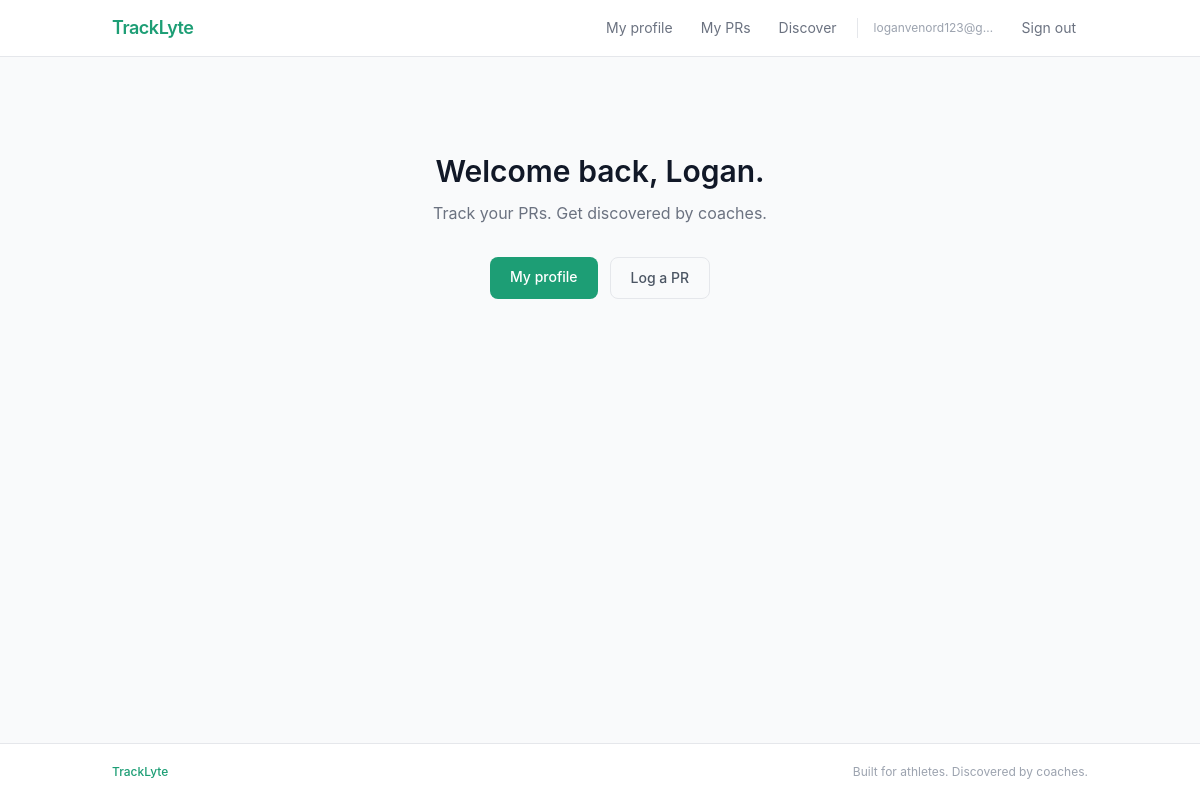
Screenshot of / (signed in) with the database file from the repository.
### app/models.py (models this page shows, shortened)
class User(UserMixin, db.Model):
    id = db.Column(db.Integer, primary_key=True)
    email = db.Column(db.String(120), unique=True, nullable=False)
    password_hash = db.Column(db.String(256), nullable=False)
    role = db.Column(db.String(20), nullable=False)  # 'athlete' or 'coach'
    created_at = db.Column(db.DateTime, default=datetime.utcnow)
    athlete_profile = db.relationship('AthleteProfile', backref='user', uselist=False)
    coach_profile = db.relationship('CoachProfile', backref='user', uselist=False)

class AthleteProfile(db.Model):
    id = db.Column(db.Integer, primary_key=True)
    user_id = db.Column(db.Integer, db.ForeignKey('user.id'), nullable=False)
    first_name = db.Column(db.String(50), nullable=False)
    last_name = db.Column(db.String(50), nullable=False)
    school = db.Column(db.String(100))
    grad_year = db.Column(db.Integer)
    state = db.Column(db.String(50))
    events = db.Column(db.String(200))  # e.g. "100m,200m,400m"
    bio = db.Column(db.Text)
    personal_bests = db.relationship('PersonalBest', backref='athlete', lazy='dynamic')

### app/routes.py (the view)
@main.route('/')
def index():
    return render_template('index.html')

### app/models.py (called while the page is built)
@login_manager.user_loader
def load_user(user_id):
    return User.query.get(int(user_id))

### app/templates/index.html (shortened to what this page needs)
{% extends "base.html" %}
{% block content %}
{% if current_user.is_authenticated %}
    <div class="text-center py-16">
        <h1 class="text-3xl font-semibold text-gray-900 mb-3">
            Welcome back{% if current_user.role == 'athlete' and current_user.athlete_profile %}, {{ current_user.athlete_profile.first_name }}{% elif current_user.role == 'coach' and current_user.coach_profile %}, {{ current_user.coach_profile.first_name }}{% endif %}.
        </h1>
        <p class="text-gray-500 mb-8">
            {% if current_user.role == 'athlete' %}Track your PRs. Get discovered by coaches.
            {% else %}Find your next recruit.{% endif %}
        </p>
        <div class="flex justify-center gap-3">
            {% if current_user.role == 'athlete' %}
                <a href="/profile" class="bg-brand-400 text-white px-5 py-2.5 rounded-lg text-sm font-medium hover:bg-brand-600 transition-colors">
                    My profile
                </a>
                <a href="/prs/add" class="border border-gray-200 text-gray-600 px-5 py-2.5 rounded-lg text-sm font-medium hover:bg-gray-50 transition-colors">
                    Log a PR
                </a>
            {% endif %}
        </div>
    </div>
{% endif %}
{% endblock %}

### app/templates/base.html (shortened to what this page needs)
<!DOCTYPE html>
<html lang="en">
<head>
    <script src="https://cdn.tailwindcss.com"></script>
</head>
<body class="bg-gray-50 min-h-screen flex flex-col text-gray-900">
    <nav class="bg-white border-b border-gray-200 sticky top-0 z-10">
        <div class="max-w-5xl mx-auto px-6 py-0 flex items-center justify-between h-14">
            <a href="/" class="text-lg font-semibold text-brand-400 tracking-tight">TrackLyte</a>
            <div class="flex items-center gap-1 text-sm">
                {% if current_user.is_authenticated %}
                    {% if current_user.role == 'athlete' %}
                        <a href="/profile"
                            class="px-3 py-2 rounded-lg text-gray-500 hover:text-gray-900 hover:bg-gray-100 transition-colors
                            {% if request.path == '/profile' %}bg-gray-100 text-gray-900 font-medium{% endif %}">
                            My profile
                        </a>
                        <a href="/prs"
                            class="px-3 py-2 rounded-lg text-gray-500 hover:text-gray-900 hover:bg-gray-100 transition-colors
                            {% if request.path.startswith('/prs') %}bg-gray-100 text-gray-900 font-medium{% endif %}">
                            My PRs
                        </a>
                    {% elif current_user.role == 'coach' %}
                        <a href="/coach/profile"
                            class="px-3 py-2 rounded-lg text-gray-500 hover:text-gray-900 hover:bg-gray-100 transition-colors
                            {% if request.path.startswith('/coach') %}bg-gray-100 text-gray-900 font-medium{% endif %}">
                            My profile
                        </a>
                    {% endif %}
                    <a href="/discover"
                        class="px-3 py-2 rounded-lg text-gray-500 hover:text-gray-900 hover:bg-gray-100 transition-colors
                        {% if request.path.startswith('/discover') or request.path.startswith('/athlete') %}bg-gray-100 text-gray-900 font-medium{% endif %}">
                        Discover
                    </a>
                    <span class="px-2 text-xs text-gray-400 max-w-[140px] truncate">{{ current_user.email }}</span>
                    <a href="/logout"
                        class="px-3 py-2 rounded-lg text-gray-500 hover:text-gray-900 hover:bg-gray-100 transition-colors">
                        Sign out
                    </a>
                {% endif %}
            </div>
        </div>
    </nav>
    <main class="flex-1 max-w-5xl w-full mx-auto px-6 py-8">
        {% block content %}{% endblock %}
    </main>
    <footer class="border-t border-gray-200 bg-white mt-auto">
        <div class="max-w-5xl mx-auto px-6 py-5 flex items-center justify-between text-xs text-gray-400">
            <span class="font-medium text-brand-400">TrackLyte</span>
            <span>Built for athletes. Discovered by coaches.</span>
        </div>
    </footer>
</body>
</html>

### app/templates/base.html (style rules this page uses)
body { font-family: -apple-system, BlinkMacSystemFont, 'Segoe UI', sans-serif; }

### rows the page displays
User: email "loganvenord123@g…"
AthleteProfile: athlete_profile.first_name "Logan"
